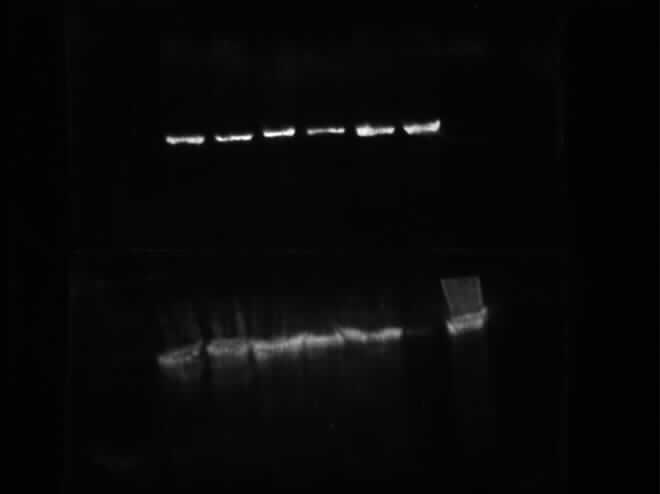
#> input picture Lab/Last/2017-Gr1.jpg, 660 x 494 px
$ python dose_max.py
#> lines starting #> are read from the running program, lines starting #| are printed output that depends on the picture
import matplotlib.pyplot as plt
import numpy as np


img = plt.imread('2017-Gr1.jpg')
#> img is the input picture: shape (494, 660); min 0, max 255, mean 7.9

print(np.shape(img))
#| (494, 660)

### Cut image in half
ba = img[110:160,150:450]
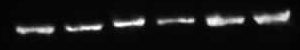
#> ba: shape (50, 300); min 0, max 255, mean 25.2
s = img[280:400,140:500]
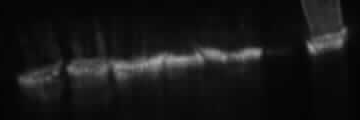
#> s: shape (120, 360); min 4, max 168, mean 22.6

bactin = ba.max(0)
#> bactin = 300 values, max 255 at index 70, min 4 at index 0, mean 154.8
sample = s.max(0)
#> sample = 360 values, max 168 at index 158, min 8 at index 0, mean 94.56


##### Finding peaks
peak = np.zeros(6)
peakindex = np.zeros(6)
pcount = 0
leap = 0
threshold = 20
tcount = 0
index = [0,0]
for i in range(len(bactin)):
    if(bactin[i] < threshold):
        #print(i)
        if(tcount == 1):
            tcount = 0
            pcount += 1
    elif(bactin[i] > peak[pcount]):
        peak[pcount] = bactin[i]
        peakindex[pcount] = i
        if(tcount == 0):
            tcount = 1
    if(pcount == 6):
       break;
#> this loop made 293 passes
#> tcount on passes 15, 57, 64, 106, 112, 147, 156, 198, 205, 247, 252: 1, 0, 1, 0, 1, 0, 1, 0, 1, 0, 1
#> after the loop, pcount = 6; peak = [228, 255, 255, 233, 253, 227]; peakindex = [42, 70, 117, 190, 209, 259]; tcount = 0


peak = peak/peak.max()
#> peak = [0.894, 1, 1, 0.914, 0.992, 0.89]
bactin = bactin/bactin.max()
#> bactin = 300 values, max 1 at index 70, min 0.0157 at index 0, mean 0.607


#### image beta actin
x = np.linspace(1,len(bactin),len(bactin))
#> x = 300 values from 1 to 300
plt.imshow(ba)
plt.show()
plt.plot(x,bactin)
plt.plot(peakindex,peak,'o-')
plt.xlabel('Piksel indeks')
plt.ylabel('Normalisert intensitet')
plt.show()
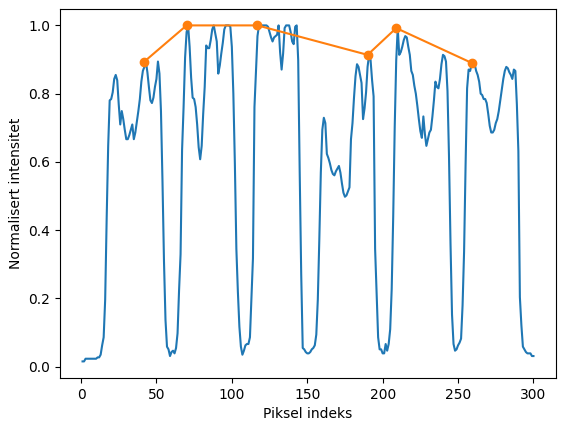
#> figure drawn by matplotlib, 1 panel; curve peaks at x = 71, y = 1


##### Finding peaks
peak2 = np.zeros(6)
peakindex2 = np.zeros(6)
pcount = 0
leap = 0
tcount = 0
ind = [0,60,108,151,200,250,len(sample)]
#> ind = [0, 60, 108, 151, 200, 250, 360]
for j in range(len(ind)-1):
    for i in range(ind[j+1]-ind[j]):
        if(sample[ind[j]+i] > peak2[j]):
            peak2[j] = sample[ind[j]+i]
            peakindex2[j] = ind[j]+i
#> this loop made 6 passes
#> after the loop, peak2 = [96, 112, 148, 168, 147, 159]; peakindex2 = [28, 71, 146, 158, 223, 311]


peak2 = peak2/peak2.max()
#> peak2 = [0.571, 0.667, 0.881, 1, 0.875, 0.946]
sample = sample/sample.max()
#> sample = 360 values, max 1 at index 158, min 0.0476 at index 0, mean 0.563
###### Sample plotting
x2 = np.linspace(1,len(sample),len(sample))
#> x2 = 360 values from 1 to 360
plt.imshow(s)
plt.show()
plt.plot(x2,sample)
plt.plot(peakindex2,peak2,'o-')
plt.xlabel('Piksel indeks')
plt.ylabel('Normalisert intensitet')
plt.show()
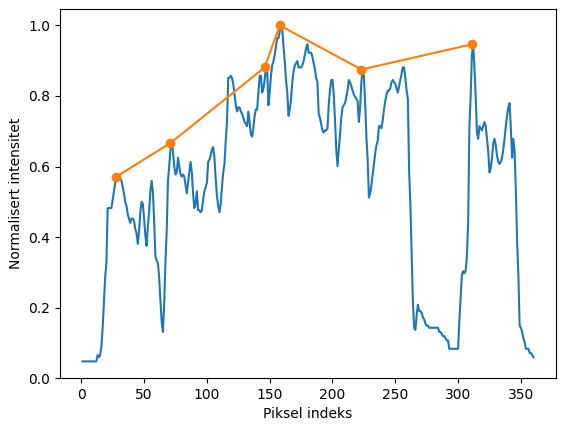
#> figure drawn by matplotlib, 1 panel; curve peaks at x = 159, y = 1

##### Normalising
norm = peak2/peak
#> norm = [0.639, 0.667, 0.881, 1.09, 0.882, 1.06]
adjust = peak
#> adjust = [0.894, 1, 1, 0.914, 0.992, 0.89]
adjust[4] = 0.82
normadjusted = peak2/adjust
#> normadjusted = [0.639, 0.667, 0.881, 1.09, 1.07, 1.06]
plt.plot(np.linspace(0,2.5,6),normadjusted,'--o', color="orange", label='Adjusted $beta$-actin')
plt.plot(np.linspace(0,2.5,6),norm,'o-', label='Original plot')
plt.xlabel('Dose [Gy]')
plt.ylabel('Antall p53 proteiner [arb.unit]')
plt.legend()
plt.title('Antall p53 proteiner ved gitt dose')
plt.show()
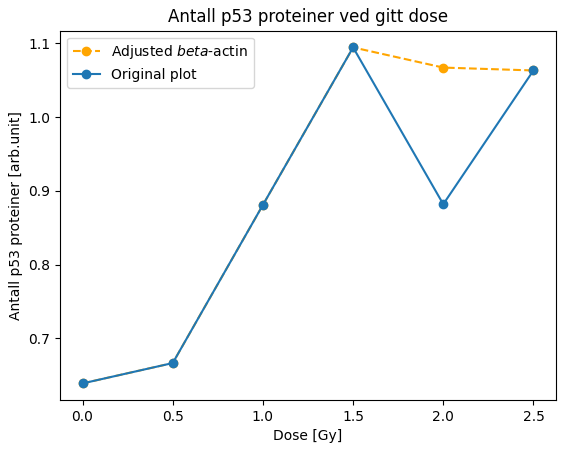
#> figure drawn by matplotlib, 1 panel

$ run again, with Lab/Last/2017-Gr2.jpg copied over Lab/Last/2017-Gr1.jpg
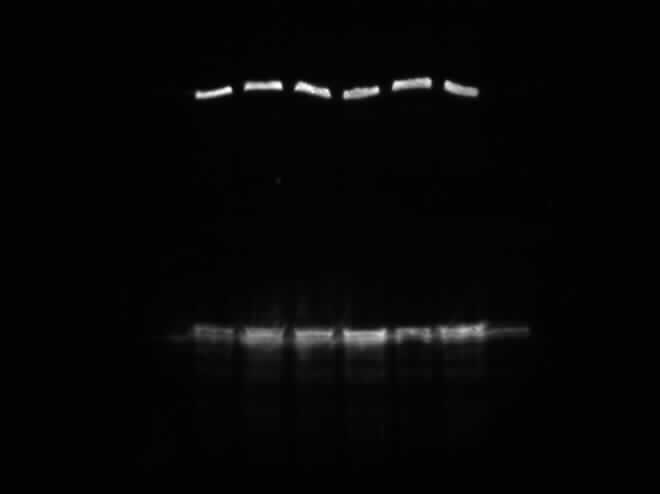
#> input picture Lab/Last/2017-Gr2.jpg, 660 x 494 px
#> img is the input picture: shape (494, 660); min 0, max 255, mean 6
#| (494, 660)
#> `s = img[280:400,140:500]`:
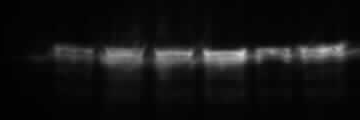
#> s: shape (120, 360); min 2, max 212, mean 18.7
#> `bactin = ba.max(0)`: bactin = 300 values, max 6 at index 122, min 2 at index 0, mean 4.2
#> `sample = s.max(0)`: sample = 360 values, max 212 at index 240, min 4 at index 0, mean 103.2
#> after the loop `for i in range(len(bactin)):`: pcount = 0; peak = [0, 0, 0, 0, 0, 0]; tcount = 0
#> `peak = peak/peak.max()`: peak = [nan, nan, nan, nan, nan, nan]
#> `bactin = bactin/bactin.max()`: bactin = 300 values, max 1 at index 122, min 0.333 at index 0, mean 0.7
#> x = 300 values from 1 to 300
#> ind = [0, 60, 108, 151, 200, 250, 360]
#> the loop `for j in range(len(ind)-1):` made 6 passes
#> after the loop `for j in range(len(ind)-1):`: peak2 = [88, 116, 146, 167, 212, 188]; peakindex2 = [59, 107, 124, 188, 240, 323]
#> `peak2 = peak2/peak2.max()`: peak2 = [0.415, 0.547, 0.689, 0.788, 1, 0.887]
#> `sample = sample/sample.max()`: sample = 360 values, max 1 at index 240, min 0.0189 at index 0, mean 0.487
#> x2 = 360 values from 1 to 360
#> norm = [nan, nan, nan, nan, nan, nan]
#> normadjusted = [nan, nan, nan, nan, 1.22, nan]
#> `plt.show()`:
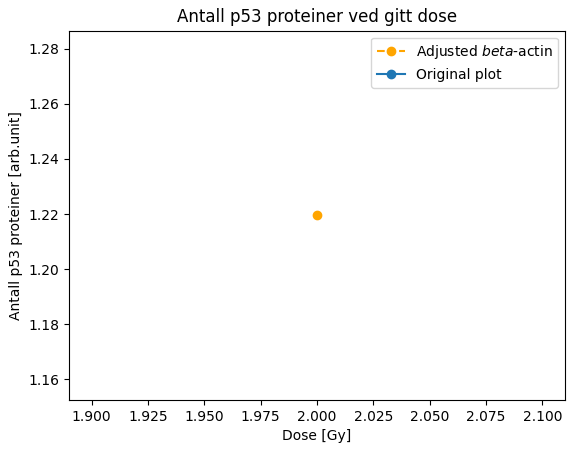
#> figure drawn by matplotlib, 1 panel
